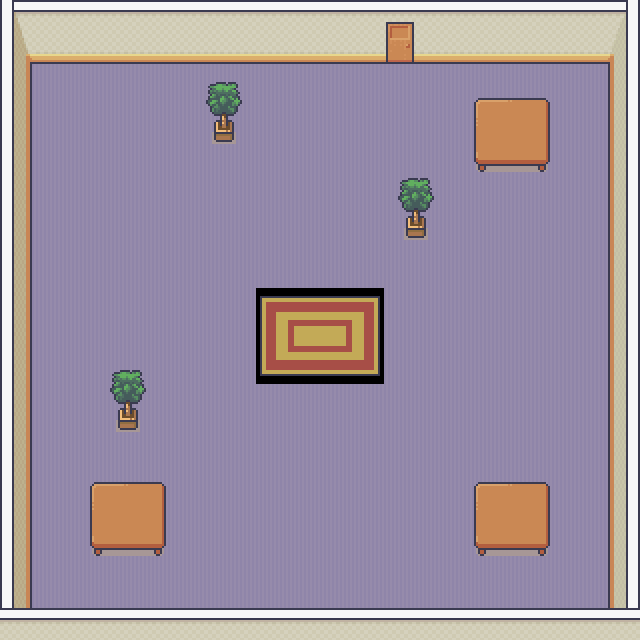

The image is a tile-based game level rendered from a .tmx file. Its description and complete source (layers, tilesets, objects, tile grids) follow:
An orthogonal 20x20 tile map with 32x32 px tiles, 3 tile layers (Background, Walls, Blocked), 2 tilesets.

<map version="1.5" tiledversion="1.7.2" orientation="orthogonal" renderorder="right-down" width="20" height="20" tilewidth="32" tileheight="32" infinite="0" nextlayerid="6" nextobjectid="1">
 <editorsettings>
  <export target="lexpo-map.json" format="json" />
 </editorsettings>
 <tileset firstgid="1" name="Interiors_free_32x32" tilewidth="32" tileheight="32" tilecount="1424" columns="16">
  <image source="../tilesets/Interiors_free_32x32.png" width="512" height="2848" />
 </tileset>
 <tileset firstgid="1425" name="Room_Builder_3d_walls_32x32" tilewidth="32" tileheight="32" tilecount="1320" columns="24">
  <image source="../tilesets/Room_Builder_3d_walls_32x32.png" width="768" height="1760" />
 </tileset>
 <layer id="1" name="Background" width="20" height="20">
  <data encoding="csv">
745,745,745,745,745,745,745,745,745,745,745,745,745,745,745,745,745,745,745,745,
745,745,745,745,745,745,745,745,745,745,745,745,745,745,745,745,745,745,745,745,
745,745,745,745,745,745,745,745,745,745,745,745,745,745,745,745,745,745,745,745,
745,745,745,745,745,745,745,745,745,745,745,745,745,745,745,745,745,745,745,745,
745,745,745,745,745,745,745,745,745,745,745,745,745,745,745,745,745,745,745,745,
745,745,745,745,745,745,745,745,745,745,745,745,745,745,745,745,745,745,745,745,
745,745,745,745,745,745,745,745,745,745,745,745,745,745,745,745,745,745,745,745,
745,745,745,745,745,745,745,745,745,745,745,745,745,745,745,745,745,745,745,745,
745,745,745,745,745,745,745,745,745,745,745,745,745,745,745,745,745,745,745,745,
745,745,745,745,745,745,745,745,248,249,250,251,745,745,745,745,745,745,745,745,
745,745,745,745,745,745,745,745,264,265,266,267,745,745,745,745,745,745,745,745,
745,745,745,745,745,745,745,745,280,281,282,283,745,745,745,745,745,745,745,745,
745,745,745,745,745,745,745,745,745,745,745,745,745,745,745,745,745,745,745,745,
745,745,745,745,745,745,745,745,745,745,745,745,745,745,745,745,745,745,745,745,
745,745,745,745,745,745,745,745,745,745,745,745,745,745,745,745,745,745,745,745,
745,745,745,745,745,745,745,745,745,745,745,745,745,745,745,745,745,745,745,745,
745,745,745,745,745,745,745,745,745,745,745,745,745,745,745,745,745,745,745,745,
745,745,745,745,745,745,745,745,745,745,745,745,745,745,745,745,745,745,745,745,
745,745,745,745,745,745,745,745,745,745,745,745,745,745,745,745,745,745,745,745,
745,745,745,745,745,745,745,745,745,745,745,745,745,745,745,745,745,745,745,745
</data>
 </layer>
 <layer id="4" name="Walls" width="20" height="20">
  <data encoding="csv">
2452,2500,2500,2500,2500,2500,2500,2500,2500,2500,2500,2500,2500,2500,2500,2500,2500,2500,2500,2453,
2476,2524,2524,2524,2524,2524,2524,2524,2524,2524,2524,2524,2524,2524,2524,2524,2524,2524,2524,2477,
2499,0,0,0,0,0,0,0,0,0,0,0,0,0,0,0,0,0,0,2502,
2499,0,0,0,0,0,0,0,0,0,0,0,0,0,0,0,0,0,0,2502,
2499,0,0,0,0,0,0,0,0,0,0,0,0,0,0,0,0,0,0,2502,
2499,0,0,0,0,0,0,0,0,0,0,0,0,0,0,0,0,0,0,2502,
2499,0,0,0,0,0,0,0,0,0,0,0,0,0,0,0,0,0,0,2502,
2499,0,0,0,0,0,0,0,0,0,0,0,0,0,0,0,0,0,0,2502,
2499,0,0,0,0,0,0,0,0,0,0,0,0,0,0,0,0,0,0,2502,
2499,0,0,0,0,0,0,0,0,0,0,0,0,0,0,0,0,0,0,2502,
2499,0,0,0,0,0,0,0,0,0,0,0,0,0,0,0,0,0,0,2502,
2499,0,0,0,0,0,0,0,0,0,0,0,0,0,0,0,0,0,0,2502,
2499,0,0,0,0,0,0,0,0,0,0,0,0,0,0,0,0,0,0,2502,
2499,0,0,0,0,0,0,0,0,0,0,0,0,0,0,0,0,0,0,2502,
2499,0,0,0,0,0,0,0,0,0,0,0,0,0,0,0,0,0,0,2502,
2499,0,0,0,0,0,0,0,0,0,0,0,0,0,0,0,0,0,0,2502,
2499,0,0,0,0,0,0,0,0,0,0,0,0,0,0,0,0,0,0,2502,
2499,0,0,0,0,0,0,0,0,0,0,0,0,0,0,0,0,0,0,2502,
2499,0,0,0,0,0,0,0,0,0,0,0,0,0,0,0,0,0,0,2502,
2500,2500,2500,2500,2500,2500,2500,2500,2500,2500,2500,2500,2500,2500,2500,2500,2500,2500,2500,2500
</data>
 </layer>
 <layer id="5" name="Blocked" width="20" height="20">
  <data encoding="csv">
0,0,0,0,0,0,0,0,0,0,0,0,136,0,0,0,0,0,0,0,
0,0,0,0,0,0,0,0,0,0,0,0,152,0,0,0,0,0,0,0,
0,0,0,0,0,0,715,716,0,0,0,0,0,0,0,0,0,0,0,0,
0,0,0,0,0,0,731,732,0,0,0,0,0,0,161,162,163,164,0,0,
0,0,0,0,0,0,747,748,0,0,0,0,0,0,177,178,179,180,0,0,
0,0,0,0,0,0,0,0,0,0,0,0,715,716,193,194,195,196,0,0,
0,0,0,0,0,0,0,0,0,0,0,0,731,732,0,0,0,0,0,0,
0,0,0,0,0,0,0,0,0,0,0,0,747,748,0,0,0,0,0,0,
0,0,0,0,0,0,0,0,0,0,0,0,0,0,0,0,0,0,0,0,
0,0,0,0,0,0,0,0,0,0,0,0,0,0,0,0,0,0,0,0,
0,0,0,0,0,0,0,0,0,0,0,0,0,0,0,0,0,0,0,0,
0,0,0,715,716,0,0,0,0,0,0,0,0,0,0,0,0,0,0,0,
0,0,0,731,732,0,0,0,0,0,0,0,0,0,0,0,0,0,0,0,
0,0,0,747,748,0,0,0,0,0,0,0,0,0,0,0,0,0,0,0,
0,0,0,0,0,0,0,0,0,0,0,0,0,0,0,0,0,0,0,0,
0,0,161,162,163,164,0,0,0,0,0,0,0,0,161,162,163,164,0,0,
0,0,177,178,179,180,0,0,0,0,0,0,0,0,177,178,179,180,0,0,
0,0,193,194,195,196,0,0,0,0,0,0,0,0,193,194,195,196,0,0,
0,0,0,0,0,0,0,0,0,0,0,0,0,0,0,0,0,0,0,0,
0,0,0,0,0,0,0,0,0,0,0,0,0,0,0,0,0,0,0,0
</data>
 </layer>
</map>
